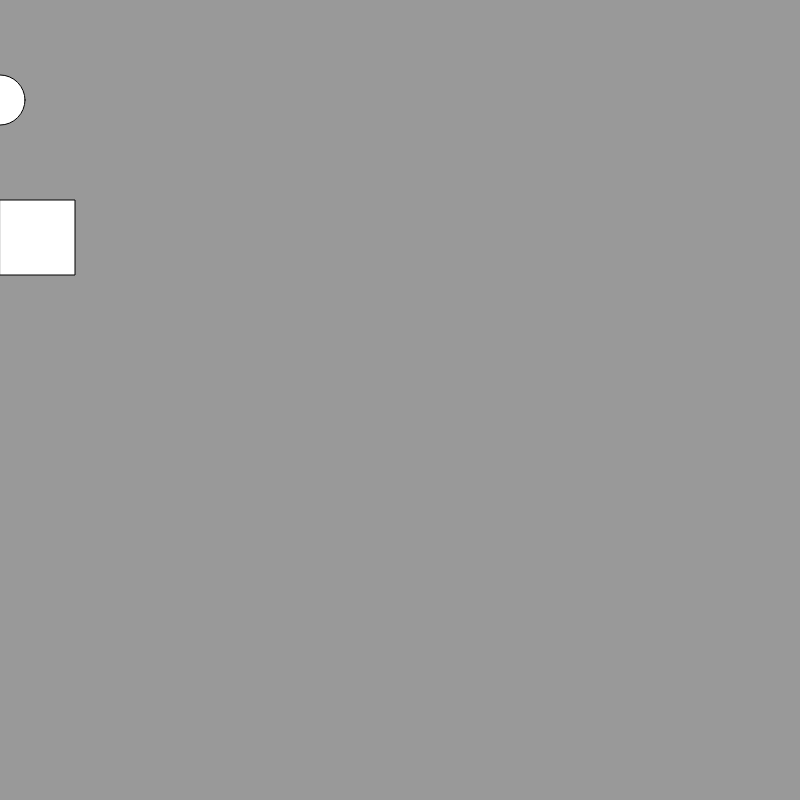
Frame 1 (no input)
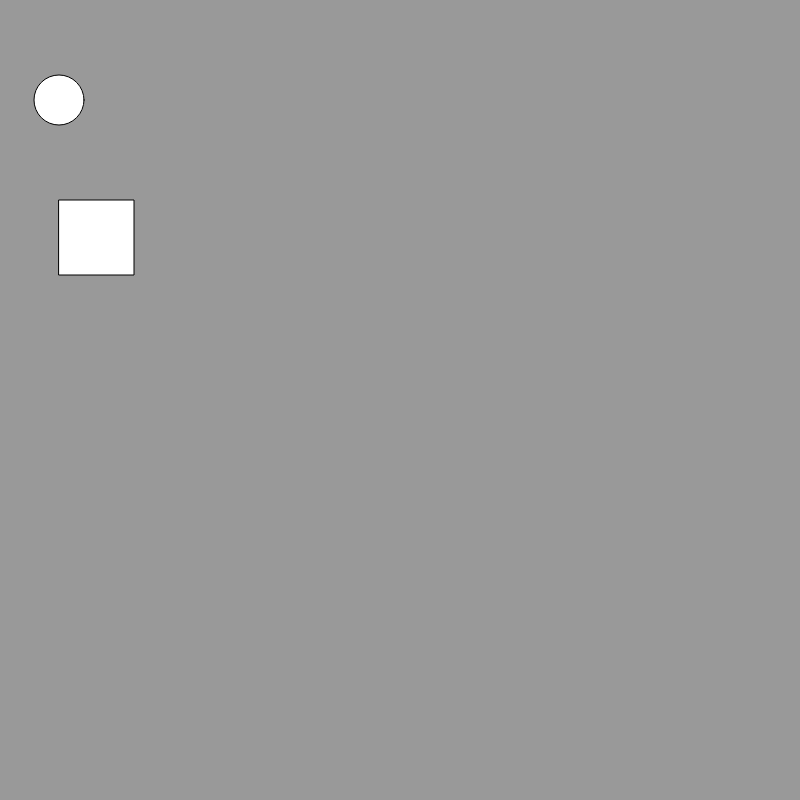
Frame 60 (no input)
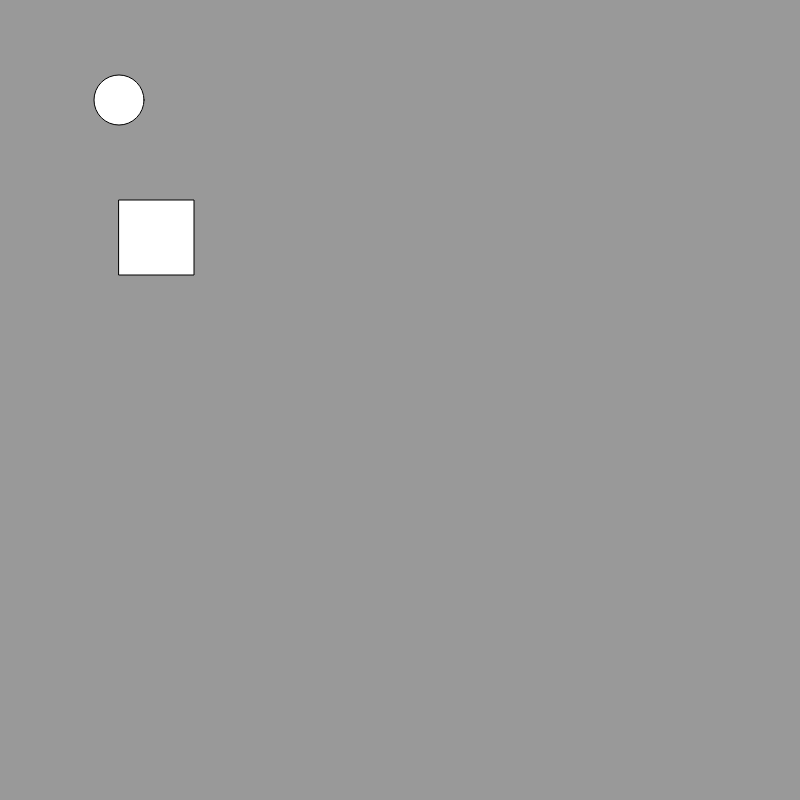
Frame 120 (the mouse pressed at the canvas centre since frame 60)

The p5.js sketch that drew these frames (run headless with seeded random() and noise() and a simulated clock; from frame 60 on, the mouse is pressed at the canvas centre):

// p5.js sketch
// ── sketch.js
function setup(){
    createCanvas(800, 800);
    background(153);
}
var x = 0;
function draw(){
    background(153);
    ellipse(x, 100,50);
    rect(x, 200, 75, 75);
    x += 1;
    // ellipse(100, x,50);
    // x += 1;
    // ellipse(200, x,50);
    // x += 1;
    // ellipse(300, x,50);
    // x += 1;
    // ellipse(400, x,50);
    // x += 1;
    // ellipse(500, x,50);
    // x += 1;
    // ellipse(600, x,50);
    // x += 1;
    // ellipse(700, x,50);
    // x += 1;

    // ellipse(random(0, 800), random(0, 800), 50);
    // fill(random(0,255),random(0,255),random(0, 255));
}
